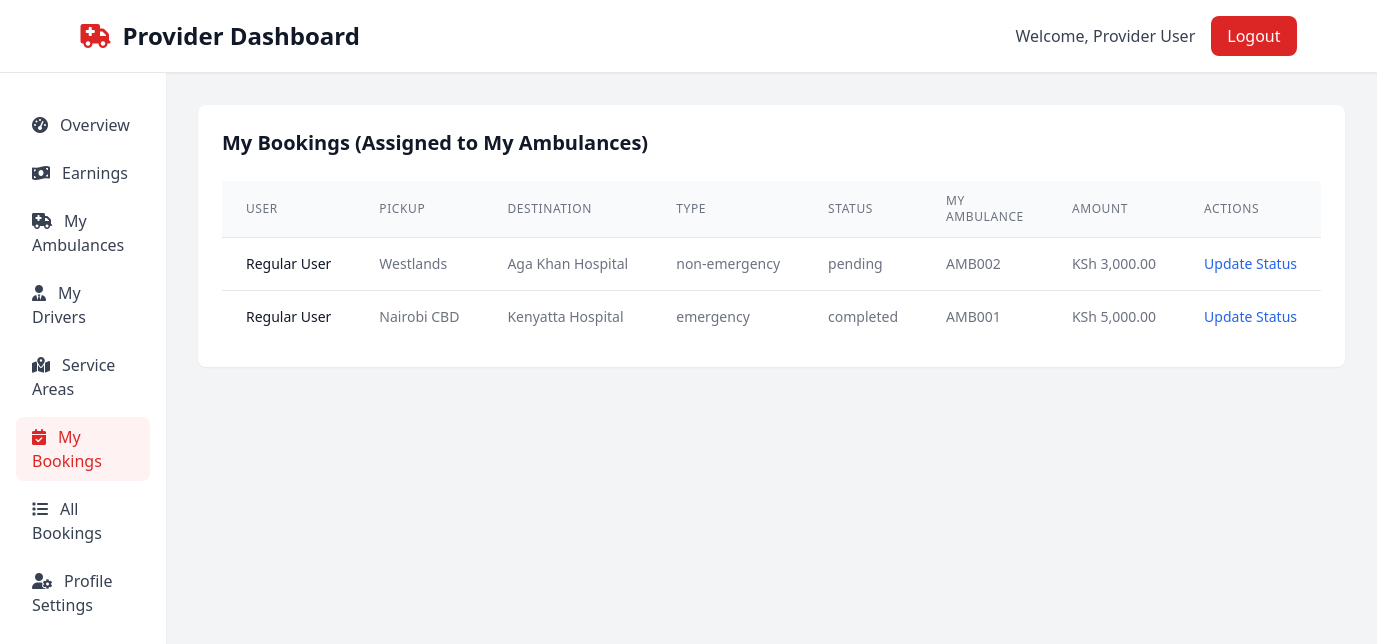
The app's page /provider/my-bookings.php (signed in) with its own data.
### tables this page shows
CREATE TABLE IF NOT EXISTS bookings (
    id INT AUTO_INCREMENT PRIMARY KEY,
    user_id INT NOT NULL,
    ambulance_id INT,
    pickup_location VARCHAR(255) NOT NULL,
    destination VARCHAR(255) NOT NULL,
    booking_type ENUM('emergency', 'non-emergency') NOT NULL,
    status ENUM('pending', 'accepted', 'in_progress', 'completed', 'cancelled') DEFAULT 'pending',
    amount DECIMAL(10,2) DEFAULT 0.00,
    created_at TIMESTAMP DEFAULT CURRENT_TIMESTAMP,
    FOREIGN KEY (user_id) REFERENCES users(id) ON DELETE CASCADE,
    FOREIGN KEY (ambulance_id) REFERENCES ambulances(id) ON DELETE SET NULL
);

CREATE TABLE IF NOT EXISTS users (
    id INT AUTO_INCREMENT PRIMARY KEY,
    fullname VARCHAR(100) NOT NULL,
    email VARCHAR(100) NOT NULL UNIQUE,
    phone VARCHAR(20) NOT NULL,
    account_type ENUM('user', 'provider', 'admin') NOT NULL,
    password VARCHAR(255) NOT NULL,
    otp VARCHAR(6) DEFAULT NULL,
    otp_timestamp TIMESTAMP NULL,
    is_active BOOLEAN DEFAULT TRUE,
    email_verified BOOLEAN DEFAULT FALSE,
    is_approved BOOLEAN DEFAULT TRUE,
    rejection_reason TEXT NULL,
    created_at TIMESTAMP DEFAULT CURRENT_TIMESTAMP,
    updated_at TIMESTAMP DEFAULT CURRENT_TIMESTAMP ON UPDATE CURRENT_TIMESTAMP
);

CREATE TABLE IF NOT EXISTS ambulances (
    id INT AUTO_INCREMENT PRIMARY KEY,
    provider_id INT NOT NULL,
    vehicle_number VARCHAR(20) NOT NULL,
    vehicle_type VARCHAR(50) NOT NULL,
    status ENUM('available', 'busy', 'maintenance') DEFAULT 'available',
    created_at TIMESTAMP DEFAULT CURRENT_TIMESTAMP,
    FOREIGN KEY (provider_id) REFERENCES users(id) ON DELETE CASCADE
);

### provider/my-bookings.php (the view, shortened to what this page needs)
<?php
include '../config.php';
$provider_id = $_SESSION['user_id'];
$bookings = $conn->query("SELECT b.*, u.fullname as user_name, a.vehicle_number FROM bookings b JOIN users u ON b.user_id = u.id LEFT JOIN ambulances a ON b.ambulance_id = a.id WHERE b.ambulance_id IN (SELECT id FROM ambulances WHERE provider_id = $provider_id) ORDER BY b.created_at DESC");
include '../includes/header.php';
include '../includes/sidebar.php';
?>
        <main class="flex-1 p-8">
            <section class="mb-8">
                <div class="bg-white rounded-lg shadow-sm p-6">
                    <h2 class="text-xl font-semibold text-gray-900 mb-6">My Bookings (Assigned to My Ambulances)</h2>
                    <div class="overflow-x-auto">
                        <table class="min-w-full divide-y divide-gray-200">
                            <thead class="bg-gray-50">
                                <tr>
                                    <th class="px-6 py-3 text-left text-xs font-medium text-gray-500 uppercase tracking-wider">User</th>
                                    <th class="px-6 py-3 text-left text-xs font-medium text-gray-500 uppercase tracking-wider">Pickup</th>
                                    <th class="px-6 py-3 text-left text-xs font-medium text-gray-500 uppercase tracking-wider">Destination</th>
                                    <th class="px-6 py-3 text-left text-xs font-medium text-gray-500 uppercase tracking-wider">Type</th>
                                    <th class="px-6 py-3 text-left text-xs font-medium text-gray-500 uppercase tracking-wider">Status</th>
                                    <th class="px-6 py-3 text-left text-xs font-medium text-gray-500 uppercase tracking-wider">My Ambulance</th>
                                    <th class="px-6 py-3 text-left text-xs font-medium text-gray-500 uppercase tracking-wider">Amount</th>
                                    <th class="px-6 py-3 text-left text-xs font-medium text-gray-500 uppercase tracking-wider">Actions</th>
                                </tr>
                            </thead>
                            <tbody class="bg-white divide-y divide-gray-200">
                                <?php if ($bookings->num_rows > 0): ?>
                                    <?php while ($booking = $bookings->fetch_assoc()): ?>
                                    <tr>
                                        <td class="px-6 py-4 whitespace-nowrap text-sm font-medium text-gray-900"><?php echo htmlspecialchars($booking['user_name']); ?></td>
                                        <td class="px-6 py-4 whitespace-nowrap text-sm text-gray-500"><?php echo htmlspecialchars($booking['pickup_location']); ?></td>
                                        <td class="px-6 py-4 whitespace-nowrap text-sm text-gray-500"><?php echo htmlspecialchars($booking['destination']); ?></td>
                                        <td class="px-6 py-4 whitespace-nowrap text-sm text-gray-500"><?php echo htmlspecialchars($booking['booking_type']); ?></td>
                                        <td class="px-6 py-4 whitespace-nowrap text-sm text-gray-500"><?php echo htmlspecialchars($booking['status']); ?></td>
                                        <td class="px-6 py-4 whitespace-nowrap text-sm text-gray-500"><?php echo htmlspecialchars($booking['vehicle_number'] ?? 'Not assigned'); ?></td>
                                        <td class="px-6 py-4 whitespace-nowrap text-sm text-gray-500">KSh <?php echo number_format($booking['amount'], 2); ?></td>
                                        <td class="px-6 py-4 whitespace-nowrap text-sm font-medium">
                                            <button onclick="showUpdateBookingModal(<?php echo $booking['id']; ?>, '<?php echo $booking['status']; ?>')" class="text-blue-600 hover:text-blue-900">Update Status</button>
                                        </td>
                                    </tr>
                                    <?php endwhile; ?>
                                <?php else: ?>
                                    <tr>
                                        <td colspan="8" class="px-6 py-4 text-center text-gray-500">No bookings found</td>
                                    </tr>
                                <?php endif; ?>
                            </tbody>
                        </table>
                    </div>
                </div>
            </section>
        </main>
<?php include '../includes/footer.php'; ?>

### records on screen
bookings: user.fullname "Regular User", pickup_location "Westlands", destination "Aga Khan Hospital", booking_type "non-emergency", status "pending", ambulance.vehicle_number "AMB002", amount "3,000.00"
bookings: user.fullname "Regular User", pickup_location "Nairobi CBD", destination "Kenyatta Hospital", booking_type "emergency", status "completed", ambulance.vehicle_number "AMB001", amount "5,000.00"

### other values on screen
$dashboard_type "Provider"
$_SESSION['fullname'] "Provider User"
